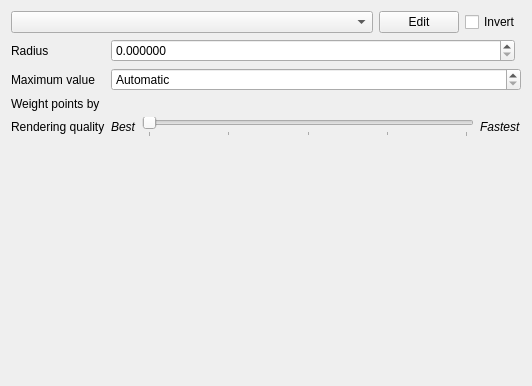
<?xml version="1.0" encoding="UTF-8"?>
<ui version="4.0">
 <class>HeatmapRendererWidgetBase</class>
 <widget class="QWidget" name="HeatmapRendererWidgetBase">
  <property name="geometry">
   <rect>
    <x>0</x>
    <y>0</y>
    <width>532</width>
    <height>386</height>
   </rect>
  </property>
  <property name="windowTitle">
   <string>Form</string>
  </property>
  <layout class="QGridLayout" name="gridLayout" columnstretch="0,1,0">
   <item row="5" column="2">
    <spacer name="verticalSpacer">
     <property name="orientation">
      <enum>Qt::Vertical</enum>
     </property>
     <property name="sizeHint" stdset="0">
      <size>
       <width>20</width>
       <height>40</height>
      </size>
     </property>
    </spacer>
   </item>
   <item row="2" column="1" colspan="2">
    <widget class="QgsDoubleSpinBox" name="mMaxSpinBox">
     <property name="sizePolicy">
      <sizepolicy hsizetype="Minimum" vsizetype="Fixed">
       <horstretch>1</horstretch>
       <verstretch>0</verstretch>
      </sizepolicy>
     </property>
     <property name="specialValueText">
      <string>Automatic</string>
     </property>
     <property name="decimals">
      <number>6</number>
     </property>
     <property name="maximum">
      <double>99999999.000000000000000</double>
     </property>
     <property name="singleStep">
      <double>0.200000000000000</double>
     </property>
    </widget>
   </item>
   <item row="1" column="0">
    <widget class="QLabel" name="label_2">
     <property name="text">
      <string>Radius</string>
     </property>
    </widget>
   </item>
   <item row="4" column="0">
    <widget class="QLabel" name="label_3">
     <property name="text">
      <string>Rendering quality</string>
     </property>
    </widget>
   </item>
   <item row="4" column="1" colspan="2">
    <layout class="QHBoxLayout" name="horizontalLayout_3">
     <item>
      <widget class="QLabel" name="label_4">
       <property name="text">
        <string>&lt;html&gt;&lt;head/&gt;&lt;body&gt;&lt;p&gt;&lt;span style=&quot; font-style:italic;&quot;&gt;Best&lt;/span&gt;&lt;/p&gt;&lt;/body&gt;&lt;/html&gt;</string>
       </property>
       <property name="textFormat">
        <enum>Qt::RichText</enum>
       </property>
      </widget>
     </item>
     <item>
      <widget class="QSlider" name="mQualitySlider">
       <property name="minimum">
        <number>1</number>
       </property>
       <property name="maximum">
        <number>5</number>
       </property>
       <property name="pageStep">
        <number>1</number>
       </property>
       <property name="orientation">
        <enum>Qt::Horizontal</enum>
       </property>
       <property name="invertedAppearance">
        <bool>false</bool>
       </property>
       <property name="invertedControls">
        <bool>false</bool>
       </property>
       <property name="tickPosition">
        <enum>QSlider::TicksBelow</enum>
       </property>
      </widget>
     </item>
     <item>
      <widget class="QLabel" name="label_5">
       <property name="text">
        <string>&lt;html&gt;&lt;head/&gt;&lt;body&gt;&lt;p&gt;&lt;span style=&quot; font-style:italic;&quot;&gt;Fastest&lt;/span&gt;&lt;/p&gt;&lt;/body&gt;&lt;/html&gt;</string>
       </property>
       <property name="textFormat">
        <enum>Qt::RichText</enum>
       </property>
      </widget>
     </item>
    </layout>
   </item>
   <item row="0" column="0" colspan="3">
    <layout class="QHBoxLayout" name="horizontalLayout" stretch="1,0,0">
     <item>
      <widget class="QgsColorRampComboBox" name="mRampComboBox"/>
     </item>
     <item>
      <widget class="QPushButton" name="mButtonEditRamp">
       <property name="maximumSize">
        <size>
         <width>100</width>
         <height>16777215</height>
        </size>
       </property>
       <property name="text">
        <string>Edit</string>
       </property>
      </widget>
     </item>
     <item>
      <widget class="QCheckBox" name="mInvertCheckBox">
       <property name="text">
        <string>Invert</string>
       </property>
      </widget>
     </item>
    </layout>
   </item>
   <item row="2" column="0">
    <widget class="QLabel" name="label">
     <property name="text">
      <string>Maximum value</string>
     </property>
    </widget>
   </item>
   <item row="3" column="1" colspan="2">
    <widget class="QgsFieldExpressionWidget" name="mWeightExpressionWidget" native="true">
     <property name="sizePolicy">
      <sizepolicy hsizetype="Expanding" vsizetype="Preferred">
       <horstretch>0</horstretch>
       <verstretch>0</verstretch>
      </sizepolicy>
     </property>
     <property name="maximumSize">
      <size>
       <width>16777215</width>
       <height>16777215</height>
      </size>
     </property>
     <property name="focusPolicy">
      <enum>Qt::StrongFocus</enum>
     </property>
    </widget>
   </item>
   <item row="3" column="0">
    <widget class="QLabel" name="label_6">
     <property name="text">
      <string>Weight points by</string>
     </property>
    </widget>
   </item>
   <item row="1" column="1" colspan="2">
    <layout class="QHBoxLayout" name="horizontalLayout_2">
     <item>
      <widget class="QgsDoubleSpinBox" name="mRadiusSpinBox">
       <property name="sizePolicy">
        <sizepolicy hsizetype="Minimum" vsizetype="Fixed">
         <horstretch>1</horstretch>
         <verstretch>0</verstretch>
        </sizepolicy>
       </property>
       <property name="decimals">
        <number>6</number>
       </property>
       <property name="maximum">
        <double>99999999.000000000000000</double>
       </property>
       <property name="singleStep">
        <double>0.200000000000000</double>
       </property>
      </widget>
     </item>
     <item>
      <widget class="QgsUnitSelectionWidget" name="mRadiusUnitWidget" native="true"/>
     </item>
    </layout>
   </item>
  </layout>
 </widget>
 <customwidgets>
  <customwidget>
   <class>QgsDoubleSpinBox</class>
   <extends>QDoubleSpinBox</extends>
   <header>qgsdoublespinbox.h</header>
  </customwidget>
  <customwidget>
   <class>QgsFieldExpressionWidget</class>
   <extends>QWidget</extends>
   <header>qgsfieldexpressionwidget.h</header>
   <container>1</container>
  </customwidget>
  <customwidget>
   <class>QgsUnitSelectionWidget</class>
   <extends>QWidget</extends>
   <header>qgsunitselectionwidget.h</header>
   <container>1</container>
  </customwidget>
  <customwidget>
   <class>QgsColorRampComboBox</class>
   <extends>QComboBox</extends>
   <header>qgscolorrampcombobox.h</header>
  </customwidget>
 </customwidgets>
 <tabstops>
  <tabstop>mRampComboBox</tabstop>
  <tabstop>mButtonEditRamp</tabstop>
  <tabstop>mInvertCheckBox</tabstop>
  <tabstop>mRadiusSpinBox</tabstop>
  <tabstop>mMaxSpinBox</tabstop>
  <tabstop>mWeightExpressionWidget</tabstop>
  <tabstop>mQualitySlider</tabstop>
 </tabstops>
 <resources/>
 <connections/>
</ui>
